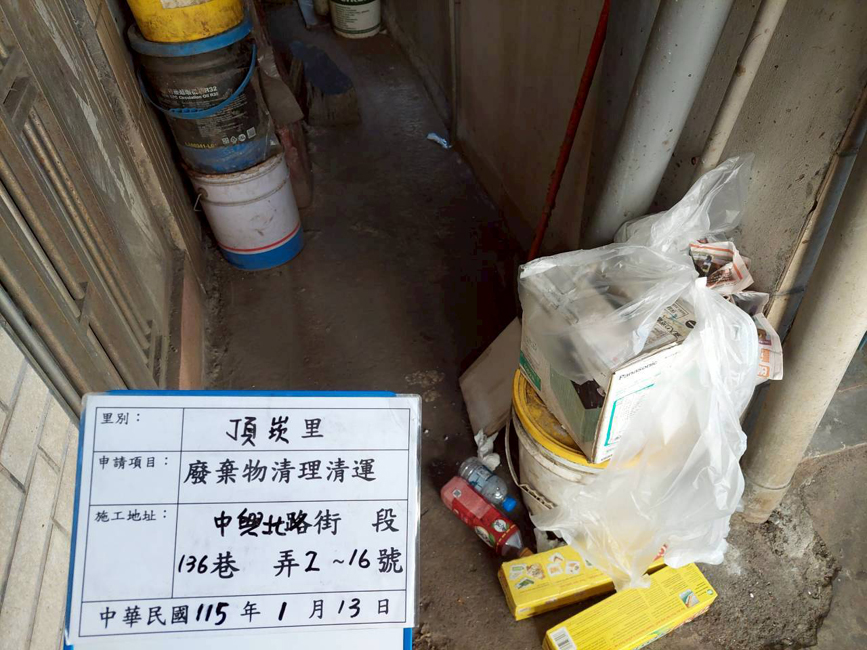
#> input picture 01_測試與範例照片庫/case001/test_004-頂崁里-廢棄物清除呈報-115.05.13/LINE_ALBUM_頂崁里廢棄物呈報_260128_41.jpg, 867 x 650 px
$ python debug_inspect.py
#> lines starting #> are read from the running program, lines starting #| are printed output that depends on the picture
import cv2
import numpy as np
import os

def read_image_utf8(path):
    return cv2.imdecode(np.fromfile(path, dtype=np.uint8), cv2.IMREAD_COLOR)
#> returned value is the input picture: shape (650, 867, 3); mean B, G, R 106, 115.7, 121.4

# Paths
test_dir = r"測試SKILLS_004-頂崁里-廢棄物清除呈報-115.05.13"
ref_path = r"case001\test_004-頂崁里-廢棄物清除呈報-115.05.13\LINE_ALBUM_頂崁里廢棄物呈報_260128_41.jpg"

ref_img = read_image_utf8(ref_path)
year_temp = ref_img[595:625, 195:270]
year_gray = cv2.cvtColor(year_temp, cv2.COLOR_BGR2GRAY)
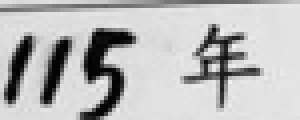
#> year_gray: shape (30, 75) (shown 4 times larger); min 1, max 241, mean 185.5

img_path = os.path.join(test_dir, "LINE_ALBUM_頂崁里廢棄物呈報_260128_2.jpg")
img = read_image_utf8(img_path)
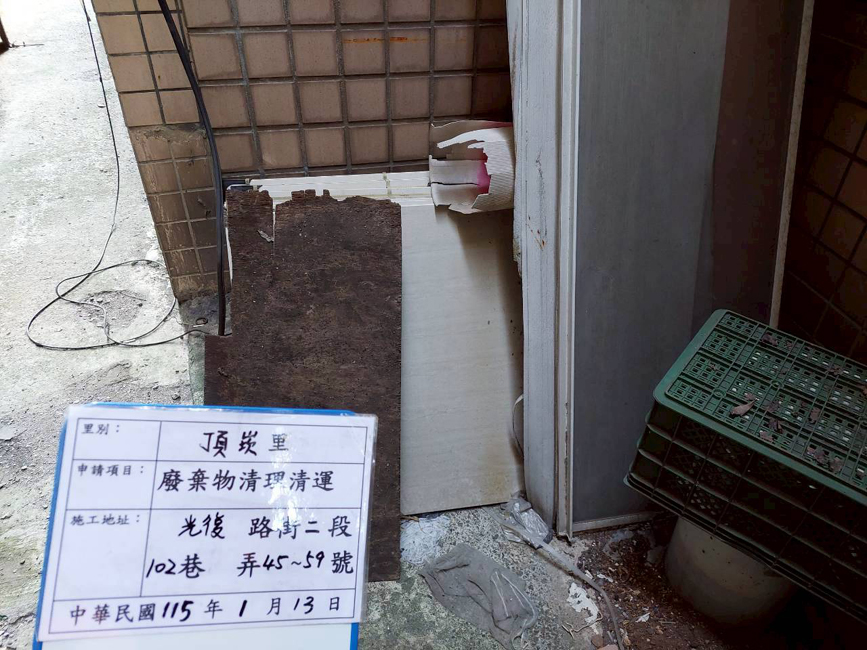
#> input picture 01_測試與範例照片庫/測試SKILLS_004-頂崁里-廢棄物清除呈報-115.05.13/LINE_ALBUM_頂崁里廢棄物呈報_260128_2.jpg, 867 x 650 px
#> in read_image_utf8, returned value is the input picture: shape (650, 867, 3); mean B, G, R 110, 107.1, 110.4

if img is not None:
    targ_gray = cv2.cvtColor(img, cv2.COLOR_BGR2GRAY)
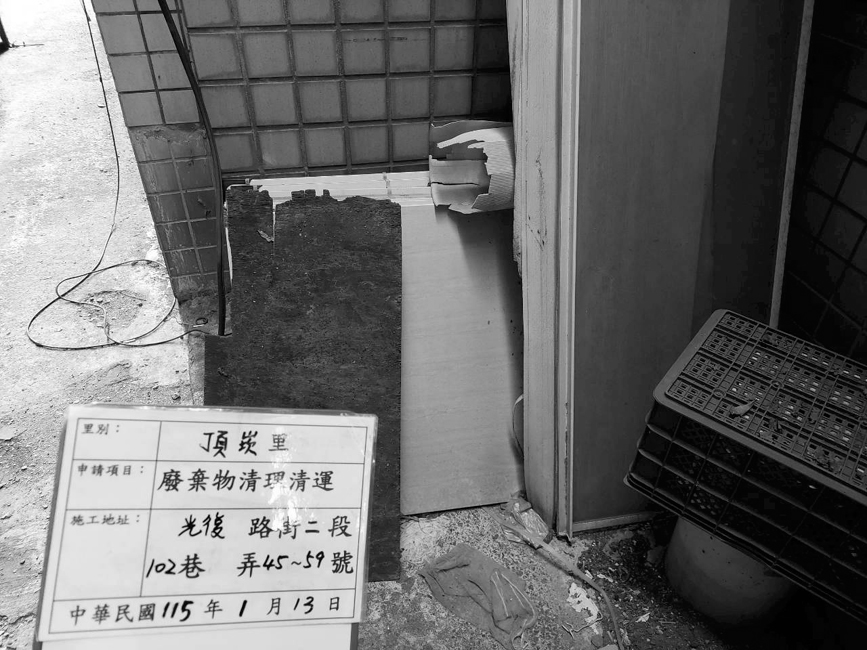
#> targ_gray: shape (650, 867); min 0, max 255, mean 108.4

    # Match year
    found_year = None
    for scale in np.linspace(0.5, 2.0, 50):
        resized_year = cv2.resize(year_gray, (0,0), fx=scale, fy=scale)
        if resized_year.shape[0] > targ_gray.shape[0] or resized_year.shape[1] > targ_gray.shape[1]:
            continue
        res = cv2.matchTemplate(targ_gray, resized_year, cv2.TM_CCOEFF_NORMED)
        _, max_val, _, max_loc = cv2.minMaxLoc(res)
        if found_year is None or max_val > found_year[0]:
            found_year = (max_val, max_loc, scale, resized_year.shape)
#> this loop made 50 passes
#> (max_val, found_year) on passes 1, 11, 12, 13, 14, 15: (0.494, (0.494, (25, 608), 0.5, (15, 38))), (0.583, (0.583, (164, 595), 0.806, (24, 60))), (0.683, (0.683, (163, 595), 0.837, (25, 63))), (0.786, (0.786, (163, 594), 0.867, (26, 65))), (0.881, (0.881, (163, 594), 0.898, (27, 67))), (0.925, (0.925, (162, 593), 0.929, (28, 70)))
#> (max_val, max_loc) on passes 2 to 7: (0.473, (24, 608)), (0.466, (264, 553)), (0.474, (263, 552)), (0.436, (27, 565)), (0.444, (294, 592)), (0.441, (293, 592))
#> pass 1, `res = cv2.matchTemplate(targ_gray, resized_year, cv2.TM_CCOEFF_NORMED)`:
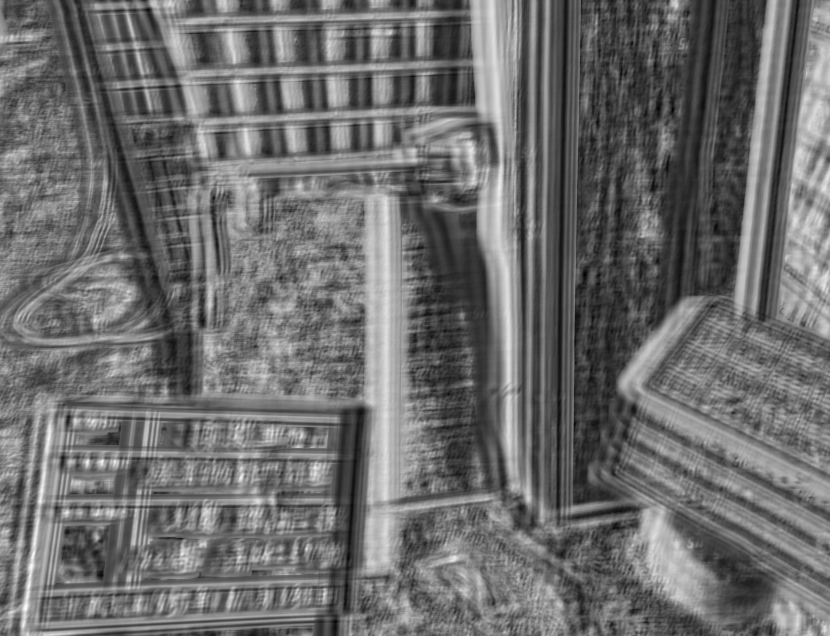
#> res: shape (636, 830) float32; min -0.458, max 0.494, mean -0.0501; drawn with min black and max white
#> pass 3, `res = cv2.matchTemplate(targ_gray, resized_year, cv2.TM_CCOEFF_NORMED)`:
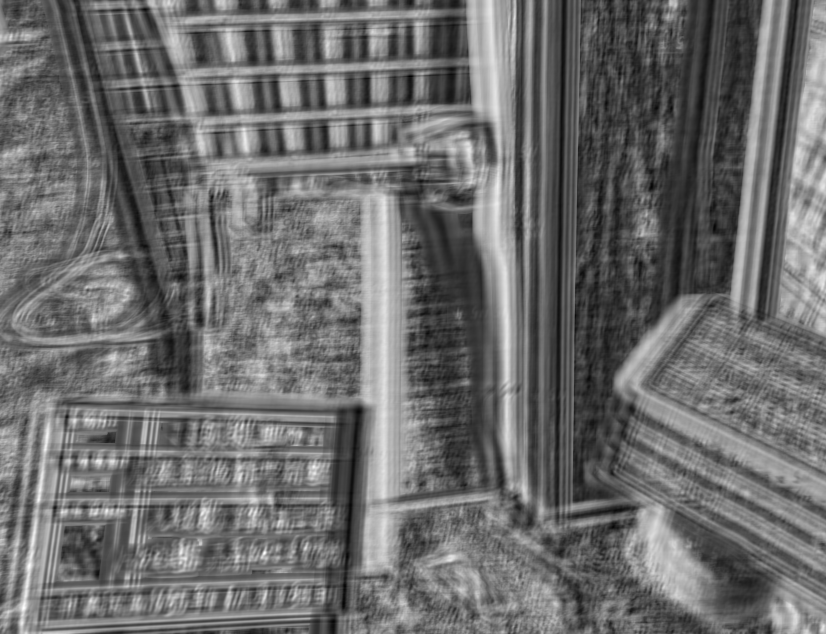
#> res: shape (634, 826) float32; min -0.435, max 0.466, mean -0.0496; drawn with min black and max white
#> after the loop:
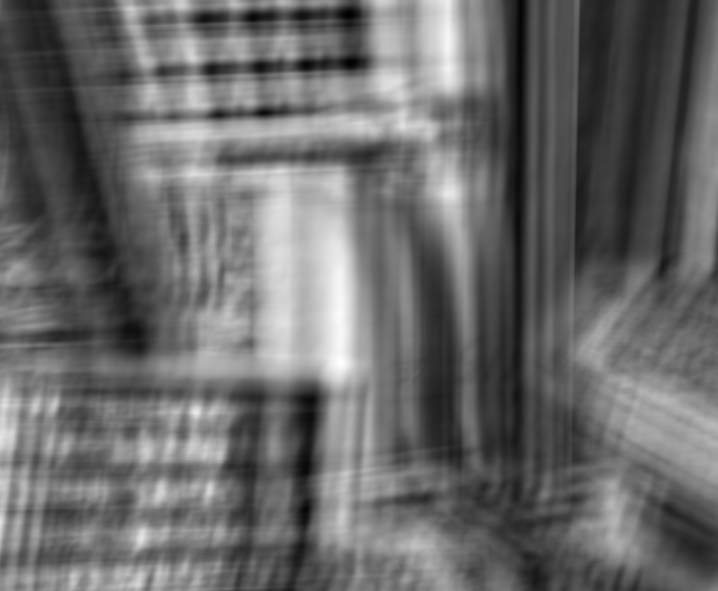
#> res: shape (591, 718) float32; min -0.399, max 0.373, mean -0.0783; drawn with min black and max white

    if found_year:
        max_val_y, max_loc_y, scale_y, shape_y = found_year
#> max_val_y = 0.925; max_loc_y = (162, 593); scale_y = 0.929; shape_y = (28, 70)
        print(f"Year matched with score: {max_val_y:.4f} at scale {scale_y:.3f}")
#| Year matched with score: 0.9255 at scale 0.929
        xy, yy = max_loc_y
#> xy = 162; yy = 593

        # Crop the region around year and month and save it
        h_img, w_img = img.shape[:2]
#> h_img = 650; w_img = 867
        x_start = max(0, int(xy - 10 * scale_y))
#> x_start = 152
        x_end = min(w_img, int(xy + 150 * scale_y))
#> x_end = 301
        y_start = max(0, int(yy - 10 * scale_y))
#> y_start = 583
        y_end = min(h_img, int(yy + 40 * scale_y))
#> y_end = 630

        crop = img[y_start:y_end, x_start:x_end]
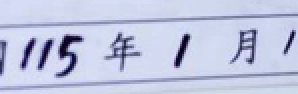
#> crop: shape (47, 149, 3) (shown 2 times larger); mean B, G, R 223.8, 197.6, 191.6
        cv2.imwrite("debug_crop_2.png", crop)
        print("Saved debug_crop_2.png")
    else:
        print("Year not found at all")
else:
    print("Could not load image 2")
